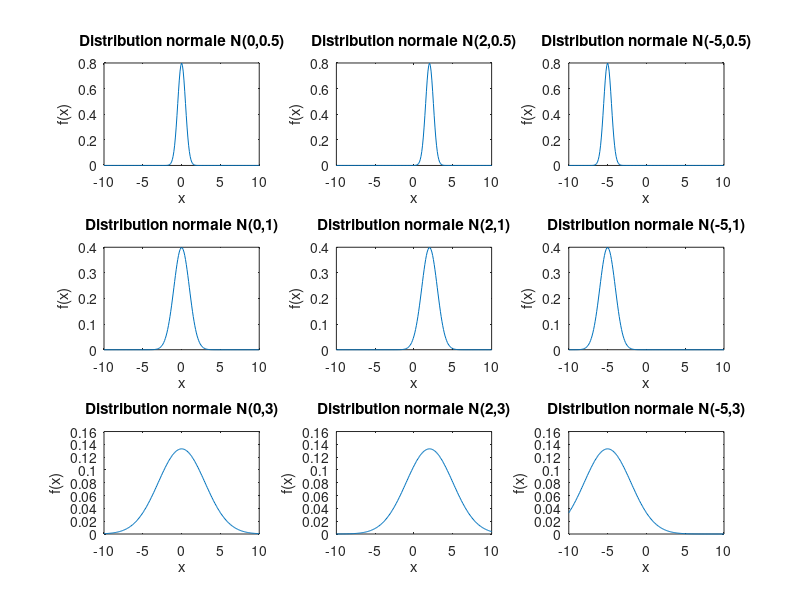
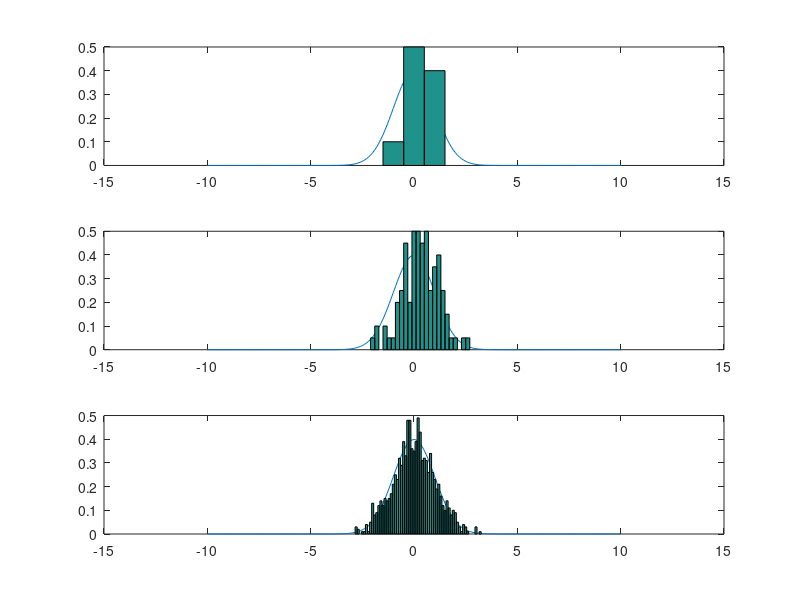
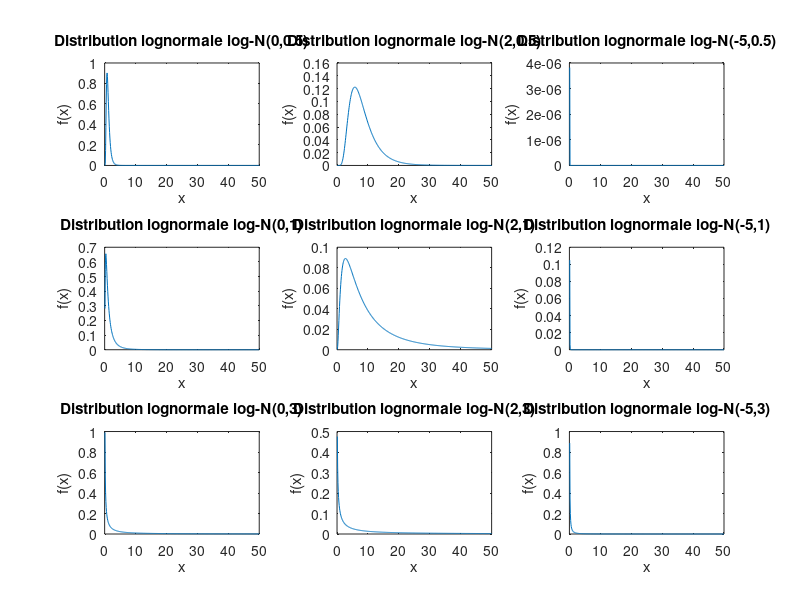
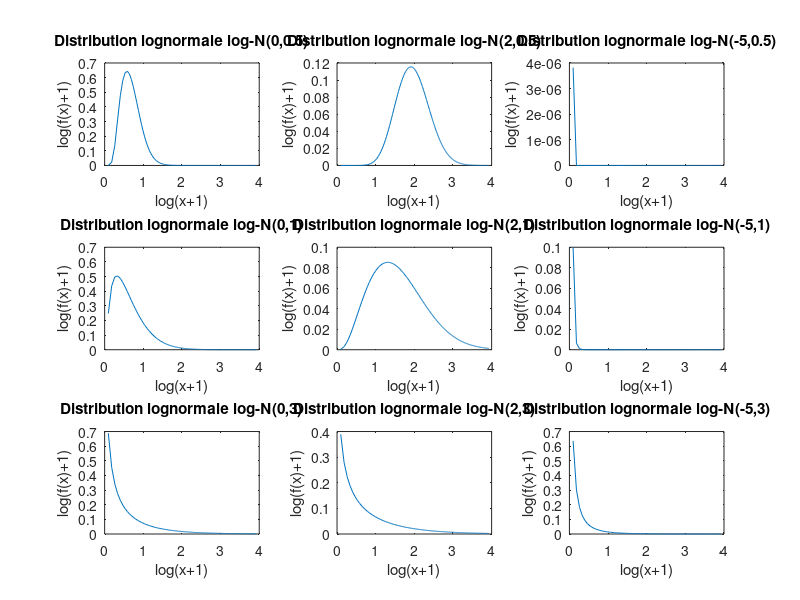

Here is the MATLAB script that generated these plots, in order:
close all;
%Loi normal

mus = [ 0 2 -5];
sigmas = [ 0.5 1 3 ];

x=-10:0.1:10;
f=zeros(9,length(x));
for i=1:3
    for j=1:3
      k=((i-1)*3+j);
      f(k,:) = (1/(sigmas(i)*sqrt(2*pi))).*exp(-((x-mus(j)).^2)./(2*sigmas(i)^2));
      subplot(3,3,k);
      plot(x,f(k,:));
      title(["Distribution normale N(",num2str(mus(j)),",",num2str(sigmas(i)),")"]);
      xlabel("x");
      ylabel("f(x)");
    endfor
endfor
figure;

pop1 = randn(1,10);
pop2 = randn(1,100);
pop3 = randn(1,1000);
subplot(311);
plot(x,f(4,:));
hold on;
x_pop1 = -10:1:10;
hist(pop1,x_pop1,1);
subplot(312);
plot(x,f(4,:));
hold on;
x_pop2 = -10:0.2:10;
hist(pop2,x_pop2,5);
subplot(313);
plot(x,f(4,:));
hold on;
x_pop3 = x;
hist(pop3,x,10);
figure;

%Loi log-normal

x=0.1:0.1:50;
f=zeros(9,length(x));
for i=1:3
    for j=1:3
      k=((i-1)*3+j);
      f(k,:) = (1./(x.*sigmas(i)*sqrt(2*pi))).*exp(-((log(x)-mus(j)).^2)./(2*sigmas(i)^2));
      subplot(3,3,k);
      plot(x,f(k,:));
      title(["Distribution lognormale log-N(",num2str(mus(j)),",",num2str(sigmas(i)),")"]);
      xlabel("x");
      ylabel("f(x)");
    endfor
endfor

figure;
for i=1:3
    for j=1:3
      k=((i-1)*3+j);
      subplot(3,3,k);
      plot(log(x+1),log(f(k,:)+1));
      title(["Distribution lognormale log-N(",num2str(mus(j)),",",num2str(sigmas(i)),")"]);
      xlabel("log(x+1)");
      ylabel("log(f(x)+1)");
    endfor
endfor

figure;

pop1 = exp(pop1);
pop2 = exp(pop2);
pop3 = exp(pop3);
subplot(311);
plot(x,f(4,:));
hold on;
x_pop1 = 0.1:1:50;
hist(pop1,x_pop1,1);
subplot(312);
plot(x,f(4,:));
hold on;
x_pop2 = 0.1:0.2:50;
hist(pop2,x_pop2,5);
subplot(313);
plot(x,f(4,:));
hold on;
x_pop3 = x;
hist(pop3,x,10);
